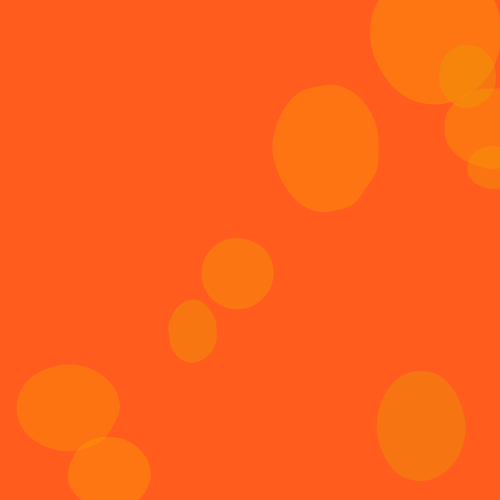
Frame 1 (no input)
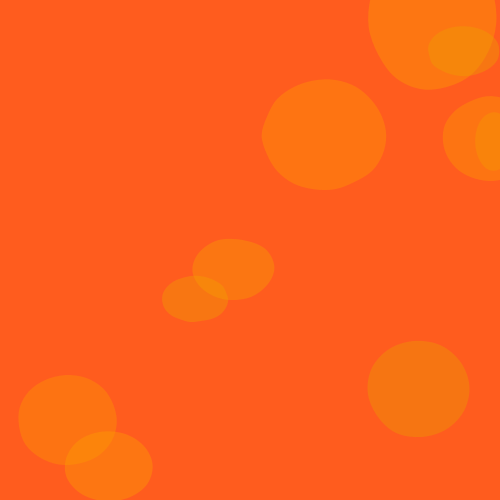
Frame 60 (the mouse pressed at the canvas centre just before this capture)
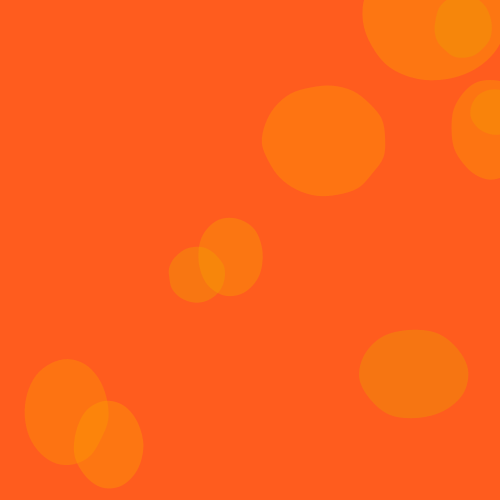
Frame 120 (the mouse held since frame 60 and released just before this capture)

The Processing sketch that drew these frames (run headless with seeded random() and noise(); from frame 60 on, the mouse is pressed at the canvas centre):

// Processing sketch: Lava_Background
// ── Lava_Background.pde
/** 

Authors : Sayge Schell & Alvina Yau

Simulates the moving lava background.

**/

/** Global Variables - to be used across all classes **/
final int numBubbles  = 10; // Sets the number of bubbles to appear on the screen
final int frameLife = 600; //Indicates how large the memory is in frames; 60 frames = 1 second
bubble[] bubbles = new bubble[numBubbles]; // Holds the bubble objects
int index = frameLife - 1; // stores the current index of the memory array
boolean increment = false; // Indicates whether we are incrementing or decrementing our index when running from memory
 
/** SETUP/MAIN CLASS - sets up our background and our initial bubbles **/

void setup(){
 size(500,500);
 smooth();
 stroke(255,100);
 noFill();
 
 // Give each bubble its beginning x,y coordinates
 for (int a = 0 ; a < bubbles.length; a++){
   bubbles[a] = new bubble(random(-10,510),random(-10,600), a);
 }
}

void draw(){
  background(255, 92, 30);
  noStroke();
  //Continously draw the bubbles - debugging output
  //if (frameCount % frameLife == 0){
  //  print("Looping achieved.");
  //}
  
  /* Recording portion */
  if (frameCount <= frameLife) {
    for(int a = 0; a < bubbles.length; a++){
      //Draw the bubble; After this runs, the curves should be saved
      bubbles[a].draw();
    }
  }
  
  /* Running from memory portion */ 
  else if (frameCount > frameLife) {
    //Get the curves of the bubble from memory and draw them
    for (int a = 0; a < bubbles.length; a++){
      //Get x,y vertices for the specific time indicated
      float[] tempX = bubbles[a].getCurvesX(index);
      float[] tempY = bubbles[a].getCurvesY(index);
     
      //Draw the curves from memory     
      beginShape();
      fill(bubbles[a].getColor());
      //Draw each x,y curve
      for (int i = 0; i < (bubbles[a].getNumPoints() + 3); i++){
        curveVertex(tempX[i], tempY[i]);
      }
      endShape(CLOSE);
    }
    //Increment or decrement our index
    if (!increment && index > 0){
      index -= 1;
    }
    else if (increment && index < frameLife - 1){
      index += 1;
    }
    //If index is currently 0, start incrementing
    if (index == 0){
      increment = true;
    }
    //Otherwise if at frameLife -1, decrement
    else if (index == (frameLife - 1)){
      increment = false;
    }
 }
       
}
 
/** DIMMER **/

class dimmer{
  private float mini, vitesse, angle, val, diff;
  
  dimmer(float mini1, float maxi1, float etapes, float depart){
    val = mini;
    angle = depart;
    mini = mini1;
    diff = maxi1-mini1;
    vitesse = 360.0/etapes;
  }
  
  void advance(){
    angle += vitesse;
    float rad = (cos(angle/(180.0/PI)) + 1)/2;
    val= mini + rad*diff; 
  }
  
  float getValue(){
    return val;
  }
  
  float getMini(){
    return mini;
  }
  
  float getVitesse(){
    return vitesse;
  }
  
   float getAngle(){
    return angle;
  }
  
   float getDiff(){
    return diff;
  }
  
}

/** BUBBLE - stores all information pertaining to each bubble **/
 
class bubble{
 
  private color couleur;
  private dimmer respiration;
  private dimmer[] radius;
  private float x, y, vX, vY; // (x,y) coordinates for the bubble's center
  private float[] angles; 
  private int n; // Number of points to draw a bubble
  private int bubbleNum; // Unique number to keep track of where this bubble will be in the main bubbles array
  private float[][] curves_x = new float[frameLife][]; //keeps track of x curves at a given time
  private float[][] curves_y = new float[frameLife][]; // keeps track of y curves at a given time
  
  /* Creates a new bubble */
  bubble(float ix, float ig, int num){
    //Save given variables
    x = ix;
    y = ig;
    bubbleNum = num;
    
    //Calculate random variables
    couleur=color(random(230, 255), random(150, 160), 0, 100); //Randomly set color
    n = floor(random(8, 20)); //Randomly set number of points to draw bubble
    float depart = random(90);
    angles = new float[n];
    radius = new dimmer[n];
    float degree = 360.0/n;
    float raydebase = random(20, 100);
    respiration = new dimmer(-5.5, 5.5, 200,random(360));
    
    //Set speed of bubble center movement. Bubble center is at (x, y). vY is speed in y-direction. vX is speed in x-direction.
    vY =- random(100 - raydebase)*0.01;
    vX = random(-0.03,0.03);

    // Initialize each point with its initial angle and radius. Center of bubble is at (x, y).
    for ( int a = 0; a < n; a++){
      // Convert degree to radian
      angles[a]= (a*degree)/(180.0/PI);
      radius[a]=new dimmer(raydebase + random(raydebase/17), raydebase + random(raydebase/30, raydebase/20), random(120, 160), random(360));
    }
  }
  
  /* Takes in a time and a list of x coords and y coords.
     Saves the x,y coords for this time to the bubble. */
  void setCurves(float[] listx, float[] listy, int time){
    curves_x[time] = listx;
    curves_y[time] = listy;
  }
  
  /* Returns the x coords for a given time. */
  float[] getCurvesX(int time){
    return curves_x[time];
  }
  
  /* Returns the y coords for a given time. */
  float[] getCurvesY(int time){
    return curves_y[time];
  }
  
  /* Returns the number of points. */
  int getNumPoints(){
    return n;
  }
  
  /* Returns the bubble's color. */
  color getColor(){
    return couleur;
  }
  
  /* Returns the bubble's radius. */
  dimmer[] getRadius(){
    return radius;
  }
  
  /* Returns the bubble's angles */
  float[] getAngles(){
    return angles;
  }
  
  /* Returns the respiration. */
  dimmer getRespiration(){
    return respiration;
  }
  
  void draw(){
    float fx = 0, fy = 0, fx2 = 0, fy2 = 0, fx3 = 0, fy3 = 0; //Set all coordinates to 0 initially.
    float[] memory_curvesX = new float[getNumPoints() + 3]; //Stores the x coords of curves we will need to draw from memory
    float[] memory_curvesY = new float[getNumPoints() + 3]; //Stores the y coords of curves we will need to draw from memory
    
     // Move bubble center in y-direction. Move by a fixed quantity (vY) and a random quantity (respiration.val*0.05). 
     y += respiration.val*0.05 + vY;
     respiration.advance();    // Change respiration to the next pre-defined value so that it is different in the next draw
     // Move bubble center in x-direction. Move by a fixed quantity (vX) and a random quantity (random(-0.4,0.4).
     x += random(-0.4, 0.4)+vX;

    //Draw the shape
    boolean nothing=true;
      beginShape();
      fill(getColor());
      float plus = random(-0.01, 0.01);
      for (int a = 0; a < getNumPoints(); a++){
        getAngles()[a] += plus;  // Change angle a little bit
        getRadius()[a].advance();  // Change radius to the next pre-defined value
        float rad = angles[a] ;
      
        // Using the new radius and angle, get the x and y coordinates relative to the bubble center (x, y)
        float ix = cos(rad)*(radius[a].getValue() + getRespiration().getValue());
        float ig = sin(rad)*(radius[a].getValue() - getRespiration().getValue());
        //Save the x and y coordinates of the curve so we can save it to memory for this bubble
        memory_curvesX[a] = x + ix;
        memory_curvesY[a] = y + ig;
        
        curveVertex(x+ix,y+ig);    // Connect this point and the previous point with a curve
        if((y+ig)>0){nothing=false;}      
        // Save coordinates of the first 3 points of the bubble because need to re-curve them after all points have been curved.
        // This is required by the curveVertex implementation of Catmull-Rom splines.
        // This loop curves all the points. Outside the loop, the first 3 points are re-curved.
        if (a == 0){
           fx = x+ix;
           fy = y+ig;
        }
        else if (a == 1){
          fx2 = x+ix;
          fy2 = y+ig;
        }
        else if (a == 2){
          fx3 = x+ix;
          fy3 = y+ig;
        }
      }
      //Store the rest of the (x,y) coords for the curve data
      memory_curvesX[n] = fx;
      memory_curvesY[n] = fy;
      memory_curvesX[n+1] = fx2;
      memory_curvesY[n+1] = fy2;
      memory_curvesX[n+2] = fx3;
      memory_curvesY[n+2] = fy3;
      //Draw the curves
      curveVertex(fx,fy);
      curveVertex(fx2,fy2);
      curveVertex(fx3,fy3);
      endShape(CLOSE);
      if(nothing==true){
        y=700 ;
        x=random(-20,520);
      }
      //Set the bubble's curve data for this frame
      setCurves(memory_curvesX, memory_curvesY, frameCount - 1);
   }
   
 }
